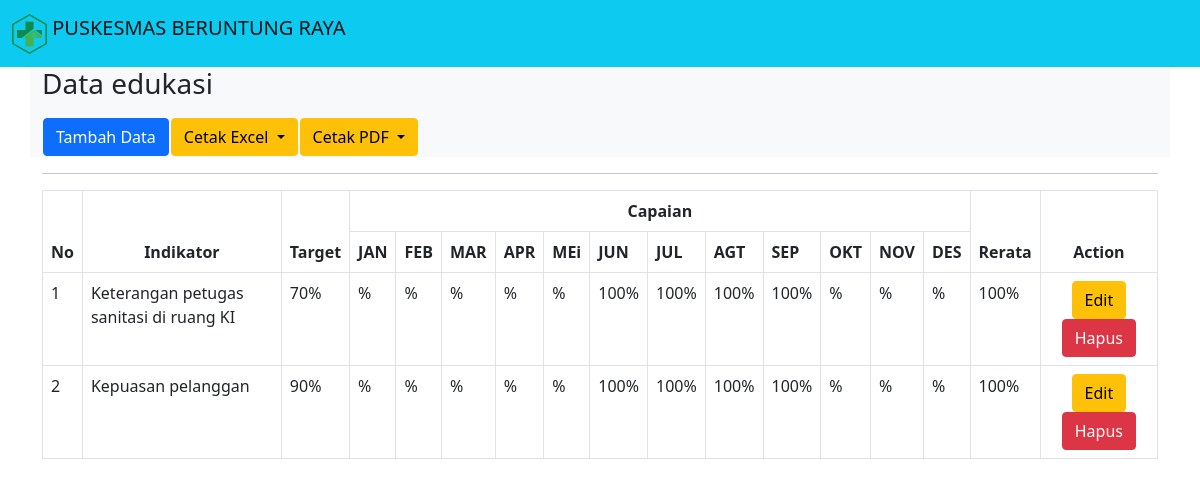
The app's page /ruangan/edukasi.php with its own data.
### tables this page shows
CREATE TABLE `tb_indikator` (
  `id` int(11) NOT NULL,
  `indikator` varchar(225) NOT NULL,
  `target` varchar(10) NOT NULL,
  `jan` varchar(50) NOT NULL,
  `feb` varchar(50) NOT NULL,
  `mar` varchar(50) NOT NULL,
  `apr` varchar(50) NOT NULL,
  `mei` varchar(50) NOT NULL,
  `jun` varchar(10) NOT NULL,
  `jul` varchar(10) NOT NULL,
  `agt` varchar(10) NOT NULL,
  `sep` varchar(10) NOT NULL,
  `okt` varchar(50) NOT NULL,
  `nov` varchar(50) NOT NULL,
  `des` varchar(50) NOT NULL,
  `rata` varchar(10) NOT NULL,
  `ruangan` varchar(50) NOT NULL,
  `tahun` varchar(10) NOT NULL
);

### ruangan/edukasi.php (the view, shortened to what this page needs)
<?php
include "header.php";
?>
<div class="container">
        <div class="row">
            <section class="bg-light ">
                <h3 class="pb-2">
                    Data edukasi
                </h3>
                <table>
                    <th>
                        <a href="aksi/tambah_edukasi.php"class="btn btn-primary" >Tambah Data</a>
                    </th>
                    <th>
                        <div class="dropdown">
                            <button class="btn btn-warning dropdown-toggle" type="button" id="dropdownMenuButton1" data-bs-toggle="dropdown" aria-expanded="false">
                            Cetak Excel
                            </button>
                        </div>
                    </th>
                    <th>
                        <div class="dropdown">
                            <button class="btn btn-warning dropdown-toggle" type="button" id="dropdownMenuButton1" data-bs-toggle="dropdown" aria-expanded="false">
                            Cetak PDF
                            </button>
                        </div>
                    </th>
                </table>
            </section>
        </div>
        <hr>
        <div class="row">
            <div class="table-responsive" id="no-more-tables">
                <table class="table table-bordered">
                <thead>
                        <tr align="center">
                          <th scope="col" rowspan="2">No</th>
                          <th scope="col" rowspan="2">Indikator</th>
                          <th scope="col" rowspan="2" >Target</th>
                          <th scope="col" colspan="12">Capaian</th>
                          <th scope="col" rowspan="2">Rerata</th>
                          <th scope="col" rowspan="2" colspan="2">Action</th>
                        </tr>
                        <tr>
                            <th>JAN</th>
                            <th>FEB</th>
                            <th>MAR</th>
                            <th>APR</th>
                            <th>MEi</th>
                            <th>JUN</th>
                            <th>JUL</th>
                            <th>AGT</th>
                            <th>SEP</th>
                            <th>OKT</th>
                            <th>NOV</th>
                            <th>DES</th>
                        </tr>
                      </thead>
                        <?php
                            include "../asset/koneksi/koneksi.php";
                            $no=1;
                            $query= mysqli_query($koneksi,"SELECT * FROM `tb_indikator` WHERE ruangan LIKE 'Ruangan edukasi' ORDER BY tahun DESC");
                            while ($data = mysqli_fetch_array($query)){
                        ?>
                      <tbody>
                        <tr>
                            <td data-title="No"><?php echo $no++;?></td>
                            <td data-title="Indikator"><?php echo $data['indikator'];?></td>
                            <td data-title="Target"><?php echo $data['target'];?>%</td>
                            <td data-title="Januari"><?php echo $data['jan'];?>%</td>
                            <td data-title="Februari"><?php echo $data['feb'];?>%</td>
                            <td data-title="Maret"><?php echo $data['mar'];?>%</td>
                            <td data-title="April"><?php echo $data['apr'];?>%</td>
                            <td data-title="Mei"><?php echo $data['mei'];?>%</td>
                            <td data-title="Juni"><?php echo $data['jun'];?>%</td>
                            <td data-title="Juli"><?php echo $data['jul'];?>%</td>
                            <td data-title="Agustus"><?php echo $data['agt'];?>%</td>
                            <td data-title="September"><?php echo $data['sep'];?>%</td>
                            <td data-title="Oktober"><?php echo $data['okt'];?>%</td>
                            <td data-title="November"><?php echo $data['nov'];?>%</td>
                            <td data-title="Desember"><?php echo $data['des'];?>%</td>
                            <td data-title="Rerata"><?php echo $data['rata'];?>%</td>
                            <td data-title="Action" align="center"><a href="aksi/edit_edukasi.php?id=<?php echo $data['id']; ?>"class="btn btn-warning">Edit</a>
                        <a href="aksi/hapus_edukasi.php?id=<?php echo $data['id']; ?>" class="btn btn-danger">Hapus</a></td>
                        </tr>
                        <?php
                            }
                        ?>
                      </tbody>
                  </table>
            </div>
        </div>
      </div>
</body>
</html>

### records on screen
tb_indikator: indikator "Keterangan petugas sanitasi di ruang KI", target "70", jun "100", jul "100", agt "100", sep "100", rata "100"
tb_indikator: indikator "Kepuasan pelanggan", target "90", jun "100", jul "100", agt "100", sep "100", rata "100"
